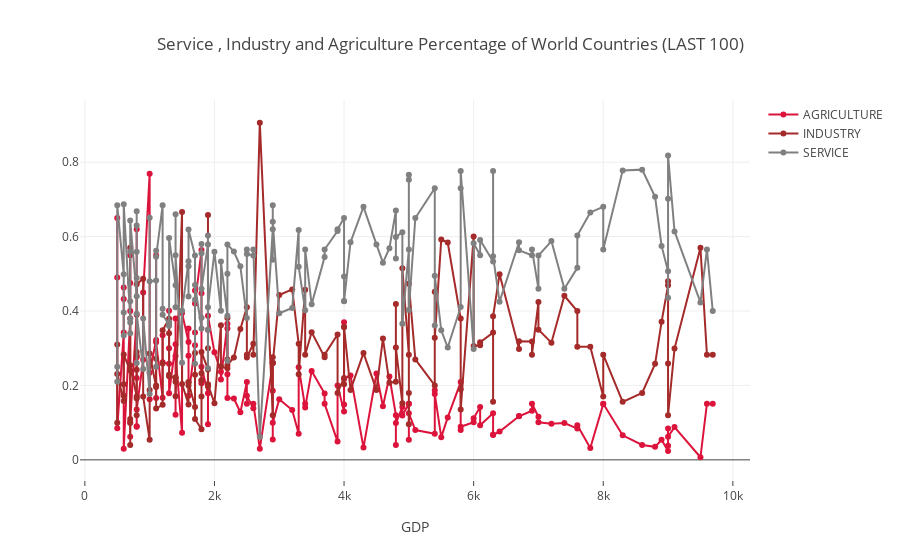

The cell this chart's notebook holds for it:
### Code cell
# prepare data frame
df = gdp.iloc[77:,:]

# Creating trace1
trace1 = go.Scatter(
                    x = df.gdp,
                    y = df.agriculture,
                    mode = "lines+markers",
                    name = "AGRICULTURE",
                    marker = dict(color = 'crimson'),
                    text= df.country)
# Creating trace2
trace2 = go.Scatter(
                    x = df.gdp,
                    y = df.industry,
                    mode = "lines+markers",
                    name = "INDUSTRY",
                    marker = dict(color = 'brown'),
                    text= df.country)
# Creating trace3
trace3 = go.Scatter(
                    x = df.gdp,
                    y = df.service,
                    mode = "lines+markers",
                    name = "SERVICE",
                    marker = dict(color = 'grey'),
                    text= df.country)


z = [trace1, trace2,trace3]
layout = dict(title = 'Service , Industry and Agriculture Percentage of World Countries (LAST 100)',
              xaxis= dict(title= 'GDP',ticklen= 5,zeroline= False)
             )
fig = dict(data = z, layout = layout)
iplot(fig)
plt.savefig('Cw_4.png')

### Figure 1 — Plotly figure (JSON) as saved in the notebook; plotly's stock layout.template omitted (floating-point values rounded to 4 significant figures; data arrays with more than 128 entries replaced by an {"elided": "..."} marker saying what was removed)
{"data": [{"marker": {"color": "crimson"}, "mode": "lines+markers", "name": "AGRICULTURE", "text": {"elided": "150 str values"}, "type": "scatter", "uid": "157cb97d-349d-4e90-9f66-82cc14aa2fcd", "x": {"elided": "150 float values"}, "y": {"elided": "150 float values"}}, {"marker": {"color": "brown"}, "mode": "lines+markers", "name": "INDUSTRY", "text": {"elided": "150 str values"}, "type": "scatter", "uid": "ae3d74fe-3e2d-4d42-90a0-59f4e0215354", "x": {"elided": "150 float values"}, "y": {"elided": "150 float values"}}, {"marker": {"color": "grey"}, "mode": "lines+markers", "name": "SERVICE", "text": {"elided": "150 str values"}, "type": "scatter", "uid": "951f08aa-9ccd-4156-9920-2752a68447a3", "x": {"elided": "150 float values"}, "y": {"elided": "150 float values"}}], "layout": {"title": {"text": "Service , Industry and Agriculture Percentage of World Countries (LAST 100)"}, "xaxis": {"ticklen": 5, "title": {"text": "GDP"}, "zeroline": false}}}
